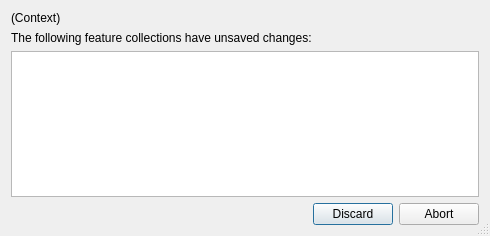
<?xml version="1.0" encoding="UTF-8"?>
<ui version="4.0">
 <class>UnsavedChangesWarningDialog</class>
 <widget class="QDialog" name="UnsavedChangesWarningDialog">
  <property name="geometry">
   <rect>
    <x>0</x>
    <y>0</y>
    <width>490</width>
    <height>236</height>
   </rect>
  </property>
  <property name="windowTitle">
   <string>Unsaved Changes</string>
  </property>
  <property name="windowIcon">
   <iconset resource="../qt-resources/qt_widgets.qrc">
    <normaloff>:/gnome_dialog_warning_16.png</normaloff>:/gnome_dialog_warning_16.png</iconset>
  </property>
  <property name="sizeGripEnabled">
   <bool>true</bool>
  </property>
  <property name="modal">
   <bool>true</bool>
  </property>
  <layout class="QVBoxLayout" name="verticalLayout_2">
   <item>
    <widget class="QLabel" name="label_context">
     <property name="text">
      <string>(Context)</string>
     </property>
     <property name="wordWrap">
      <bool>true</bool>
     </property>
    </widget>
   </item>
   <item>
    <widget class="QWidget" name="unsaved_feature_collections_widget" native="true">
     <layout class="QVBoxLayout" name="verticalLayout">
      <property name="spacing">
       <number>6</number>
      </property>
      <property name="margin">
       <number>0</number>
      </property>
      <item>
       <widget class="QLabel" name="label_the_following">
        <property name="text">
         <string>The following feature collections have unsaved changes:</string>
        </property>
       </widget>
      </item>
      <item>
       <widget class="QListWidget" name="list_files">
        <property name="alternatingRowColors">
         <bool>false</bool>
        </property>
        <property name="selectionMode">
         <enum>QAbstractItemView::NoSelection</enum>
        </property>
        <property name="isWrapping" stdset="0">
         <bool>false</bool>
        </property>
        <property name="resizeMode">
         <enum>QListView::Adjust</enum>
        </property>
        <property name="wordWrap">
         <bool>false</bool>
        </property>
        <property name="selectionRectVisible">
         <bool>false</bool>
        </property>
       </widget>
      </item>
     </layout>
     <zorder>list_files</zorder>
     <zorder>label_the_following</zorder>
     <zorder>list_files</zorder>
     <zorder>label_the_following</zorder>
    </widget>
   </item>
   <item>
    <widget class="QDialogButtonBox" name="buttonbox">
     <property name="sizePolicy">
      <sizepolicy hsizetype="MinimumExpanding" vsizetype="Fixed">
       <horstretch>0</horstretch>
       <verstretch>0</verstretch>
      </sizepolicy>
     </property>
     <property name="orientation">
      <enum>Qt::Horizontal</enum>
     </property>
     <property name="standardButtons">
      <set>QDialogButtonBox::Abort|QDialogButtonBox::Discard</set>
     </property>
    </widget>
   </item>
  </layout>
 </widget>
 <resources>
  <include location="../qt-resources/qt_widgets.qrc"/>
 </resources>
 <connections>
  <connection>
   <sender>buttonbox</sender>
   <signal>accepted()</signal>
   <receiver>UnsavedChangesWarningDialog</receiver>
   <slot>accept()</slot>
   <hints>
    <hint type="sourcelabel">
     <x>248</x>
     <y>254</y>
    </hint>
    <hint type="destinationlabel">
     <x>157</x>
     <y>274</y>
    </hint>
   </hints>
  </connection>
  <connection>
   <sender>buttonbox</sender>
   <signal>rejected()</signal>
   <receiver>UnsavedChangesWarningDialog</receiver>
   <slot>reject()</slot>
   <hints>
    <hint type="sourcelabel">
     <x>316</x>
     <y>260</y>
    </hint>
    <hint type="destinationlabel">
     <x>286</x>
     <y>274</y>
    </hint>
   </hints>
  </connection>
 </connections>
</ui>
